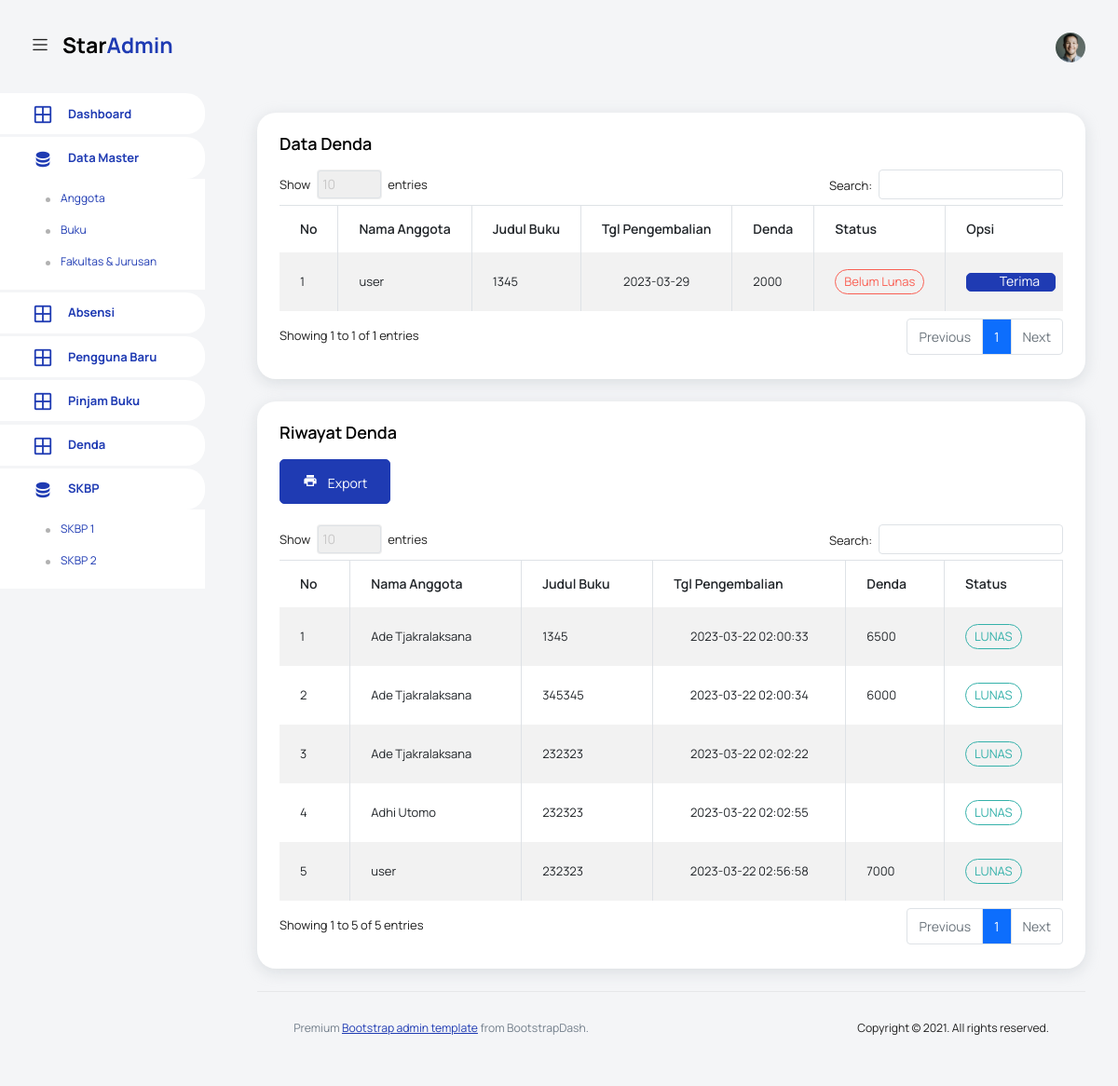
The app's page /pages/denda/index.php (signed in) with its own data.
### tables this page shows
CREATE TABLE `p_buku` (
  `id` int(11) NOT NULL,
  `code` varchar(12) NOT NULL,
  `jdl_buku` varchar(80) NOT NULL,
  `tgl_pnjm` date NOT NULL DEFAULT current_timestamp(),
  `tgl_kmbl` date NOT NULL DEFAULT current_timestamp(),
  `status` varchar(5) NOT NULL,
  `denda` varchar(12) DEFAULT NULL,
  `nama` varchar(40) NOT NULL,
  `req_perpus` varchar(40) NOT NULL,
  `created` timestamp NOT NULL DEFAULT current_timestamp() ON UPDATE current_timestamp()
);

### config/function-denda.php (the view, shortened to what this page needs)
<?php
function Denda($sessionlevel,$nama)
{
    include 'koneksi.php';
    if ($sessionlevel == 1 or $sessionlevel == 4) {
    $sql = "SELECT * FROM `p_buku` WHERE `tgl_kmbl` < CURDATE() AND `status` LIKE '1'";
    }else{
    $sql = "SELECT * FROM `p_buku` WHERE `tgl_kmbl` < CURDATE() AND `status` LIKE '1' AND `nama` LIKE '$nama'";
    }
    $result = $conn->query($sql);
    $i = 0;
    while ($row = $result->fetch_assoc()) {
        $i++;
        $date1 = date("Y-m-d");
        $date2 = $row['tgl_kmbl'];
        $diff = strtotime($date1) - strtotime($date2);
        $days = round($diff / (60 * 60 * 24));
            echo "<tr>
                        <td>" . $i . "</td>
                        <td>" . $row['nama'] . "</td>
                        <td>" . $row['jdl_buku'] . "</td>
                        <td><center>" . $row['tgl_kmbl'] . "</center></td>
                        <td>" . $days * 500 . "</td>
                        <td><label for='' class='badge badge-danger'> Belum Lunas</label></td>
                        ";
                        if ($sessionlevel == 1) {
                        echo "
                         <td>
                        <a href='index.php?terima=" . $row['id'] . "&denda=" . $days * 500 . "&code=" . $row['code'] . "' type='submit' class='btn btn-primary btn-icon-text'>
                          <i class='ti-check btn-icon-prepend'></i>
                          Terima
                        </a>
                        </td>";
                        }
                    echo "</tr>";
        }
}
function riwayat_Denda()
{
  include 'koneksi.php';
  $sql = "SELECT * FROM `p_buku` WHERE `tgl_kmbl` < CURDATE() AND `status` LIKE '2'";
  $result = $conn->query($sql);
  $i = 0;
  while ($row = $result->fetch_assoc()) {
    $i++;
    echo "<tr>
                        <td>" . $i . "</td>
                        <td>" . $row['nama'] . "</td>
                        <td>" . $row['jdl_buku'] . "</td>
                        <td><center>" . $row['created'] . "</center></td>
                        <td>" . $row['denda'] . "</td> <td><label for='' class='badge badge-success'>LUNAS</label></td>
                    </tr>";
  }
}
?>

### template/header.php (shortened to what this page needs)
<!DOCTYPE html>
<html lang="en">
<head>
  <link rel="stylesheet" href="../../vendors/feather/feather.css">
  <link rel="stylesheet" href="../../vendors/mdi/css/materialdesignicons.min.css">
  <link rel="stylesheet" href="../../vendors/ti-icons/css/themify-icons.css">
  <link rel="stylesheet" href="../../vendors/typicons/typicons.css">
  <link rel="stylesheet" href="../../vendors/simple-line-icons/css/simple-line-icons.css">
  <link rel="stylesheet" href="../../vendors/css/vendor.bundle.base.css">
  <link rel="stylesheet" href="../../vendors/datatables.net-bs4/dataTables.bootstrap4.css">
  <link rel="stylesheet" href="../../js/select.dataTables.min.css">
  <link rel="stylesheet" href="../../css/vertical-layout-light/style.css">
  <link href="https://cdn.jsdelivr.net/npm/select2@4.1.0-rc.0/dist/css/select2.min.css" rel="stylesheet" />
</head>
<body>
    <nav class="navbar default-layout col-lg-12 col-12 p-0 fixed-top d-flex align-items-top flex-row">
      <div class="text-center navbar-brand-wrapper d-flex align-items-center justify-content-start">
        <div class="me-3">
          <button class="navbar-toggler navbar-toggler align-self-center" type="button" data-bs-toggle="minimize">
            <span class="icon-menu"></span>
          </button>
        </div>
        <div>
          <a class="navbar-brand brand-logo" href="../dashboard/index.php">
            <img src="../../images/logo.svg" alt="logo" />
          </a>
        </div>
      </div>
      <div class="navbar-menu-wrapper d-flex align-items-top">
        <ul class="navbar-nav ms-auto">
          <li class="nav-item dropdown d-none d-lg-block user-dropdown">
            <a class="nav-link" id="UserDropdown" href="#" data-bs-toggle="dropdown" aria-expanded="false">
              <img class="img-xs rounded-circle" src="../../images/faces/face8.jpg" alt="Profile image"> </a>
          </li>
        </ul>
      </div>
    </nav>
    <div class="container-fluid page-body-wrapper">

### template/sidebar.php (shortened to what this page needs)
<?php
echo "<nav class='sidebar sidebar-offcanvas' id='sidebar'>
  <ul class='nav'>
    <li class='nav-item'>
      <a class='nav-link' href='../dashboard/index.php'>
        <i class='mdi mdi-grid-large menu-icon'></i>
        <span class='menu-title'>Dashboard</span>
      </a>
    </li>";
    if ($sessionlevel == 1 or $sessionlevel == 2) {
  echo "
    <li class='nav-item'>
      <a class='nav-link' data-bs-toggle='collapse' href='#data-master' aria-expanded='false' aria-controls='data-master'>
        <i class='menu-icon mdi mdi-database'></i>
        <span class='menu-title'>Data Master</span>
        <i class='menu-arrow'></i>
      </a>
      <div class='collapse' id='data-master'>
        <ul class='nav flex-column sub-menu'>";
        echo"
          <li class='nav-item'> <a class='nav-link' href='../anggota/index.php'>Anggota</a></li>";
          if ($sessionlevel == 1) {
          echo "
          <li class='nav-item'> <a class='nav-link' href='../buku/index.php'>Buku</a></li>
          <li class='nav-item'> <a class='nav-link' href='../fakultas/index.php'>Fakultas & Jurusan</a></li>";}
          echo"
        </ul>
      </div>
    </li>";
    };
if ($sessionlevel == 1 or $sessionlevel == 4) {
echo "
    <li class='nav-item'>
      <a class='nav-link' href='../absensi/index.php'>
        <i class='mdi mdi-grid-large menu-icon'></i>
        <span class='menu-title'>Absensi</span>
      </a>
    </li>";
echo  "
    <li class='nav-item'>
      <a class='nav-link' href='../pengguna_baru/index.php'>
        <i class='mdi mdi-grid-large menu-icon'></i>
        <span class='menu-title'>Pengguna Baru</span>
      </a>
    </li> ";
}
echo  "
    <li class='nav-item'>
      <a class='nav-link' href='../pinjam/index.php'>
        <i class='mdi mdi-grid-large menu-icon'></i>
        <span class='menu-title'>Pinjam Buku</span>
      </a>
    </li>";
echo "
    <li class='nav-item'>
      <a class='nav-link' href='../denda/index.php'>
        <i class='mdi mdi-grid-large menu-icon'></i>
        <span class='menu-title'>Denda</span>
      </a>
    </li>";
    if ($sessionlevel == 1 or $sessionlevel == 4) {
  echo "
    <li class='nav-item'>
      <a class='nav-link' data-bs-toggle='collapse' href='#data-skbp' aria-expanded='false' aria-controls='data-skbp'>
        <i class='menu-icon mdi mdi-database'></i>
        <span class='menu-title'>SKBP</span>
        <i class='menu-arrow'></i>
      </a>
      <div class='collapse' id='data-skbp'>
        <ul class='nav flex-column sub-menu'>
          <li class='nav-item'> <a class='nav-link' href='../skbp1/index.php'>SKBP 1</a></li>
          <li class='nav-item'> <a class='nav-link' href='../skbp2/index.php'>SKBP 2</a></li>
        </ul>
      </div>
    </li>";
    }
    echo "
  </ul>
</nav>";
?>

### pages/denda/index.php (shortened to what this page needs)
<?php
$sessionlevel = $_SESSION['level'];
include '../../template/header.php';
include '../../template/sidebar.php';
include '../../config/function-denda.php';
?>
<div class="main-panel">
  <div class="content-wrapper">
    <div class="row">
      <?php
    if ($sessionlevel == 1) {
      echo "<div class='col-sm-12 grid-margin stretch-card'>
        <div class='card'>
          <div class='card-body'>
            <h4 class='card-title'>Data Denda</h4>
            <div class='table-responsive'>
              <table class='table table-striped table-bordered' id='example'>
                <thead>
                  <tr>
                    <th>No</th>
                    <th>Nama Anggota</th>
                    <th>Judul Buku</th>
                    <th>Tgl Pengembalian</th>
                    <th>Denda</th>
                    <th>Status</th><th>Opsi</th>
                  </tr>
                </thead>
                <tbody>
                ";
                   Denda($sessionlevel,$_SESSION['nama']);
                echo "</tbody>
              </table>
            </div>
          </div>
        </div>
      </div>";
    }
      ?>
      <?php
      if ($sessionlevel == 1 or $sessionlevel == 4) {
        echo "<div class='col-sm-12 grid-margin stretch-card'>
        <div class='card'>
          <div class='card-body'>
            <h4 class='card-title'>Riwayat Denda</h4>
            <a href='javascript:void(0)' class='btn btn-primary btn-icon-text btn-md mt-0' onClick='exportDenda()'>
            <i class='mdi mdi-printer btn-icon-prepend'></i> Export </a>
            <br>
            <br>
            <div class='table-responsive'>
              <table class='table table-striped table-bordered' id='denda'>
                <thead>
                  <tr>
                    <th>No</th>
                    <th>Nama Anggota</th>
                    <th>Judul Buku</th>
                    <th>Tgl Pengembalian</th>
                    <th>Denda</th>
                    <th>Status</th>
                  </tr>
                </thead>
                <tbody>";
                  riwayat_Denda();
                  echo "
                </tbody>
              </table>
            </div>
          </div>
        </div>
      </div>
    </div>
    <div class='modal fade' id='exportDenda' tabindex='-1' role='dialog' aria-labelledby='exportDendaLabel' aria-hidden='true'>
      <div class='modal-dialog' role='document'>
        <div class='modal-content'>
          <div class='modal-header'>
            <h5 class='modal-title' id='exportDendaLabel'></h5>
          </div>
          <form role='form' method='get' action='index.php'>
            <div class='modal-body'>
              <div class='form-group mb-3'>
                <label for='example-text-input' class='form-control-label'>Masukkan Tahun</label>
                <input class='form-control' type='number' name='tahun' id='tahun'>
              </div>
              <div class='form-group mb-3'>
                <label for='jurusan'>Pilih Bulan</label>
                <select class='form-control' id='bulan' name='bulan'>
                  <option value='' disabled selected>Pilih Bulan</option>
                  <option value='01'>Januari</option>
                  <option value='02'>Februari</option>
                  <option value='03'>Maret</option>
                  <option value='04'>April</option>
                  <option value='05'>Mei</option>
                  <option value='06'>Juni</option>
                  <option value='07'>Juli</option>
                  <option value='08'>Agustus</option>
                  <option value='09'>September</option>
                  <option value='10'>Oktober</option>
                  <option value='11'>November</option>
                  <option value='12'>Desember</option>
                </select>
              </div>
            </div>
            <div class='modal-footer'>
              <button type='button' class='btn btn-secondary' onclick='closeExport()'>Close</button>
              <button type='submit' value='addDenda' name='addDenda' class='btn btn-primary'>Export</button>
            </div>
          </form>
        </div>
      </div>
    </div>";
      }
      ?>
<?php
include '../../template/footer.php';
?>

### template/footer.php (shortened to what this page needs)
        <footer class="footer">
          <div class="d-sm-flex justify-content-center justify-content-sm-between">
            <span class="text-muted text-center text-sm-left d-block d-sm-inline-block">Premium <a href="https://www.bootstrapdash.com/" target="_blank">Bootstrap admin template</a> from BootstrapDash.</span>
            <span class="float-none float-sm-right d-block mt-1 mt-sm-0 text-center">Copyright © 2021. All rights reserved.</span>
          </div>
        </footer>
      </div>
    </div>
  </div>
</body>

### records on screen
p_buku: nama "user", jdl_buku "1345", tgl_kmbl "2023-03-29"
p_buku: nama "Ade Tjakralaksana", jdl_buku "1345", created "2023-03-22 02:00:33", denda "6500"
p_buku: nama "Ade Tjakralaksana", jdl_buku "345345", created "2023-03-22 02:00:34", denda "6000"
p_buku: nama "Ade Tjakralaksana", jdl_buku "232323", created "2023-03-22 02:02:22"
p_buku: nama "Adhi Utomo", jdl_buku "232323", created "2023-03-22 02:02:55"
p_buku: nama "user", jdl_buku "232323", created "2023-03-22 02:56:58", denda "7000"
